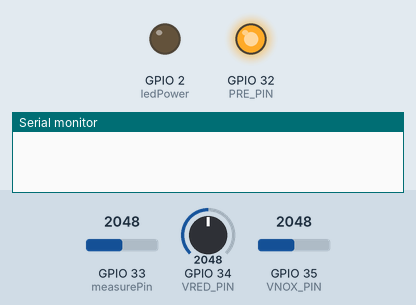
The sketch below on a simulated ESP32. Parts: output pins drawn as LEDs (lit = HIGH), the last lines printed to the serial monitor. Inputs (shaded band) come from the test bench; at power-on: GPIO 34 (VRED_PIN) = 2048, GPIO 33 (measurePin) = 2048, GPIO 35 (VNOX_PIN) = 2048. WiFi joins after 1.5 s; servers stay silent unless stated; no MQTT or app messages arrive unless stated.

Above: at 0.1 s.
At 11.2 s:
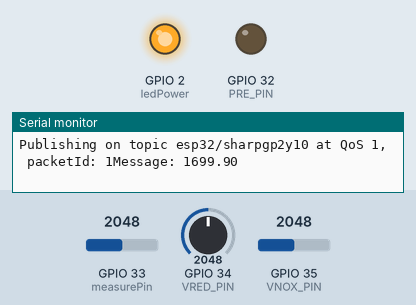
11.3 s: GPIO 34 (VRED_PIN) set to 960
Timing chart, 0 to 14.3 s (numbered marks = the images above; inputs shaded):
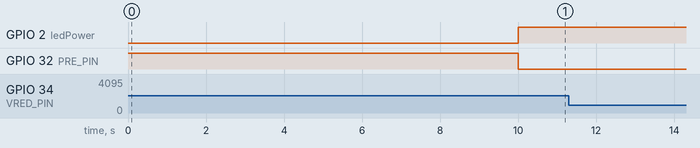

The sketch:

cjmcu_sharp_mqtt.ino
```cpp
#include <WiFi.h>
extern "C" {
  #include "freertos/FreeRTOS.h"
  #include "freertos/timers.h"
}
#include <AsyncMqttClient.h>

#define WIFI_SSID "YOUR_WIFI_SSID"
#define WIFI_PASSWORD "YOUR_WIFI_PASSWORD"

// Raspberry Pi Mosquitto MQTT Broker
#define MQTT_HOST IPAddress(35, 180, 23, 120)
// For a cloud MQTT broker, type the domain name
//#define MQTT_HOST "example.com"
#define MQTT_PORT 1883

// MQTT Topics
#define MQTT_PUB_CJMCU4541  "esp32/cjmcu4541"
#define MQTT_PUB_SHARPGP2Y10  "esp32/sharpgp2y10"


//CJMCU4541
#define PRE_PIN          32
#define VNOX_PIN         35
#define VRED_PIN         34

#define PRE_HEAT_SECONDS 10


//SHARPGP2Y10
#define measurePin  33
#define ledPower  2

//CJMCU4541
int vnox_value;
int vred_value;

//SHARPGP2Y10
int samplingTime = 280;
int deltaTime = 40;
int sleepTime = 9680;

float voMeasured;
float calcVoltage;
float dustDensity;

AsyncMqttClient mqttClient;
TimerHandle_t mqttReconnectTimer;
TimerHandle_t wifiReconnectTimer;

unsigned long previousMillis = 0;   // Stores last time sensors was published
const long interval = 10000;        // Interval at which to publish sensor readings

void connectToWifi() {
  Serial.println("Connecting to Wi-Fi...");
  WiFi.begin(WIFI_SSID, WIFI_PASSWORD);
}

void connectToMqtt() {
  Serial.println("Connecting to MQTT...");
  mqttClient.connect();
}

void WiFiEvent(WiFiEvent_t event) {
  Serial.printf("[WiFi-event] event: %d\n", event);
  switch(event) {
    case SYSTEM_EVENT_STA_GOT_IP:
      Serial.println("WiFi connected");
      Serial.println("IP address: ");
      Serial.println(WiFi.localIP());
      connectToMqtt();
      break;
    case SYSTEM_EVENT_STA_DISCONNECTED:
      Serial.println("WiFi lost connection");
      xTimerStop(mqttReconnectTimer, 0); // ensure we don't reconnect to MQTT while reconnecting to Wi-Fi
      xTimerStart(wifiReconnectTimer, 0);
      break;
  }
}

void onMqttConnect(bool sessionPresent) {
  Serial.println("Connected to MQTT.");
  Serial.print("Session present: ");
  Serial.println(sessionPresent);
}

void onMqttDisconnect(AsyncMqttClientDisconnectReason reason) {
  Serial.println("Disconnected from MQTT.");
  if (WiFi.isConnected()) {
    xTimerStart(mqttReconnectTimer, 0);
  }
}

void onMqttPublish(uint16_t packetId) {
  Serial.print("Publish acknowledged.");
  Serial.print("  packetId: ");
  Serial.println(packetId);
}

void setup() {
  Serial.begin(115200);

  pinMode(PRE_PIN, OUTPUT); //CJMCU4541

  digitalWrite(PRE_PIN, 1);
  delay(PRE_HEAT_SECONDS * 1000);
  digitalWrite(PRE_PIN, 0);
  Serial.println("Done");

  pinMode(ledPower,OUTPUT); //SHARPGP2Y10

  mqttReconnectTimer = xTimerCreate("mqttTimer", pdMS_TO_TICKS(2000), pdFALSE, (void*)0, reinterpret_cast<TimerCallbackFunction_t>(connectToMqtt));
  wifiReconnectTimer = xTimerCreate("wifiTimer", pdMS_TO_TICKS(2000), pdFALSE, (void*)0, reinterpret_cast<TimerCallbackFunction_t>(connectToWifi));

  WiFi.onEvent(WiFiEvent);

  mqttClient.onConnect(onMqttConnect);
  mqttClient.onDisconnect(onMqttDisconnect);
  //mqttClient.onSubscribe(onMqttSubscribe);
  //mqttClient.onUnsubscribe(onMqttUnsubscribe);
  mqttClient.onPublish(onMqttPublish);
  mqttClient.setServer(MQTT_HOST, MQTT_PORT);
  // If your broker requires authentication (username and password), set them below
  //mqttClient.setCredentials("REPlACE_WITH_YOUR_USER", "REPLACE_WITH_YOUR_PASSWORD");
  connectToWifi();
}

void loop() {
  unsigned long currentMillis = millis();
  // Every X number of seconds (interval = 10 seconds)
  // it publishes a new MQTT message
  if (currentMillis - previousMillis >= interval) {
    // Save the last time a new reading was published
    previousMillis = currentMillis;

    //CJMCU4541//
    vnox_value = analogRead(VNOX_PIN);
    vred_value = analogRead(VRED_PIN);

    //SHARPGP2Y10//
    digitalWrite(ledPower,LOW); // power on the LED
    delayMicroseconds(samplingTime);
    voMeasured = analogRead(measurePin); // read the dust value

    delayMicroseconds(deltaTime);
    digitalWrite(ledPower,HIGH); // turn the LED off
    delayMicroseconds(sleepTime);

    // 0 - 5V mapped to 0 - 1023 integer values
    // recover voltage
    calcVoltage = voMeasured * (5.0 / 1024.0);

    // linear eqaution taken from http://www.howmuchsnow.com/arduino/airquality/
    // Chris Nafis (c) 2012
    dustDensity = 170 * calcVoltage - 0.1;

    Serial.print("Vnox: ");
    Serial.print(vnox_value, DEC);
    Serial.print(" Vred: ");
    Serial.println(vred_value, DEC);

    if (vred_value > 1000) {
      Serial.println("Gas");
    }
    else {
      Serial.println("No Gas");
    }

    Serial.print("Dust: ");
    Serial.println(dustDensity); // unit: ug/m3


    // Check if any reads failed and exit early (to try again).
    if (isnan(vred_value) || isnan(dustDensity)) {
      Serial.println(F("Failed to read from sensor!"));
      return;
    }

    // Publish an MQTT message on topic esp32/cjmcu4541
    uint16_t packetIdPub2 = mqttClient.publish(MQTT_PUB_CJMCU4541, 1, true, String(vred_value).c_str());
    Serial.printf("Publishing on topic %s at QoS 1, packetId %i: ", MQTT_PUB_CJMCU4541, packetIdPub2);
    Serial.printf("Message: %.2f \n", vred_value);

    // Publish an MQTT message on topic esp32/sharpgp2y10
    uint16_t packetIdPub3 = mqttClient.publish(MQTT_PUB_SHARPGP2Y10, 1, true, String(dustDensity).c_str());
    Serial.printf("Publishing on topic %s at QoS 1, packetId: %i", MQTT_PUB_SHARPGP2Y10, packetIdPub3);
    Serial.printf("Message: %.2f \n", dustDensity);
  }
}
```
